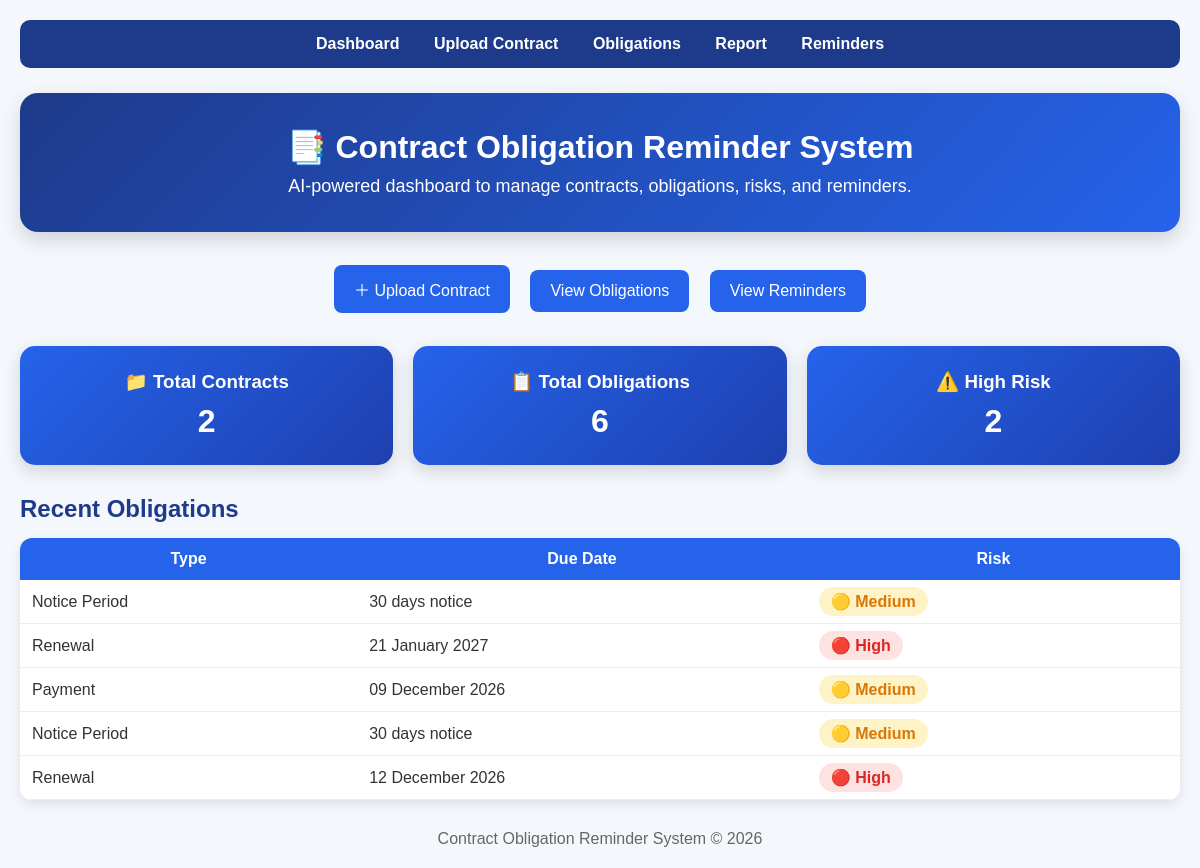
/dashboard, run on the app's committed database.
### tables this page shows
CREATE TABLE obligations(
        id INTEGER PRIMARY KEY AUTOINCREMENT,
        contract_id INTEGER,
        obligation_type TEXT,
        due_date TEXT,
        responsible_person TEXT,
        clause_text TEXT,
        risk_level TEXT,
        summary TEXT
    );

### app.py (the view)
@app.route('/dashboard')
def dashboard():
    conn = sqlite3.connect('database/contracts.db')
    cursor = conn.cursor()
    cursor.execute("SELECT COUNT(*) FROM contracts")
    total_contracts = cursor.fetchone()[0]
    cursor.execute("SELECT COUNT(*) FROM obligations")
    total_obligations = cursor.fetchone()[0]
    cursor.execute("SELECT COUNT(*) FROM obligations WHERE risk_level='High'")
    high_risk = cursor.fetchone()[0]
    cursor.execute("""
        SELECT obligation_type, due_date, risk_level
        FROM obligations
        ORDER BY id DESC
        LIMIT 5
    """)
    recent_obligations = cursor.fetchall()
    conn.close()
    return render_template(
        'dashboard.html',
        total_contracts=total_contracts,
        total_obligations=total_obligations,
        high_risk=high_risk,
        recent_obligations=recent_obligations
    )

### templates/dashboard.html (shortened to what this page needs)
<!DOCTYPE html>
<html>
<head>
    <link rel="stylesheet" href="{{ url_for('static', filename='css/style.css') }}">
</head>
<body>
<div class="container">
    <nav>
        <a href="/dashboard">Dashboard</a>
        <a href="/upload">Upload Contract</a>
        <a href="/obligations">Obligations</a>
        <a href="/report">Report</a>
        <a href="/reminders">Reminders</a>
    </nav>
    <div class="dashboard-hero">
        <h1>📑 Contract Obligation Reminder System</h1>
        <p>AI-powered dashboard to manage contracts, obligations, risks, and reminders.</p>
    </div>
    <div class="quick-actions">
        <a href="/upload" class="btn">＋ Upload Contract</a>
        <a href="/obligations" class="btn">View Obligations</a>
        <a href="/reminders" class="btn">View Reminders</a>
    </div>
    <div class="cards">
        <div class="card">
            <h3>📁 Total Contracts</h3>
            <p>{{ total_contracts }}</p>
        </div>
        <div class="card">
            <h3>📋 Total Obligations</h3>
            <p>{{ total_obligations }}</p>
        </div>
        <div class="card">
            <h3>⚠️ High Risk</h3>
            <p>{{ high_risk }}</p>
        </div>
    </div>
    <h2>Recent Obligations</h2>
    <table>
        <tr>
            <th>Type</th>
            <th>Due Date</th>
            <th>Risk</th>
        </tr>
        {% for item in recent_obligations %}
        <tr>
            <td>{{ item[0] }}</td>
            <td>{{ item[1] }}</td>
            {% if item[2] == "High" %}
            <td><span class="risk-high">🔴 High</span></td>
            {% elif item[2] == "Medium" %}
            <td><span class="risk-medium">🟡 Medium</span></td>
            {% else %}
            <td><span class="risk-low">🟢 Low</span></td>
            {% endif %}
        </tr>
        {% endfor %}
    </table>
    <footer>
        Contract Obligation Reminder System © 2026
    </footer>
</div>
</body>
</html>

### static/css/style.css (style rules this page uses)
* { margin:0; padding:0; box-sizing:border-box; font-family:'Poppins',sans-serif; }
body { background:#f4f7fc; color:#333; padding:20px; }
.container { max-width:1200px; margin:auto; }
h1 { text-align:center; margin-bottom:20px; color:#1e3a8a; }
h2 { color:#1e3a8a; margin-bottom:15px; }
nav { background:#1e3a8a; padding:15px; border-radius:10px; margin-bottom:25px; text-align:center; }
nav a { color:white; text-decoration:none; margin:0 15px; font-weight:500; }
button, .btn { background:#2563eb; color:white; border:none; padding:12px 20px; border-radius:8px; cursor:pointer; text-decoration:none; display:inline-block; }
.cards { display:flex; gap:20px; flex-wrap:wrap; margin-bottom:30px; }
.card { background:linear-gradient(135deg,#2563eb,#1e40af); color:white; flex:1; min-width:220px; padding:25px; border-radius:15px; box-shadow:0 6px 18px rgba(0,0,0,0.15); text-align:center; }
.card h3 { color:white; margin-bottom:10px; }
.card p { font-size:32px; font-weight:bold; }
table { width:100%; border-collapse:collapse; background:white; border-radius:12px; overflow:hidden; box-shadow:0 4px 12px rgba(0,0,0,0.1); }
th { background:#2563eb; color:white; padding:12px; }
td { padding:12px; border-bottom:1px solid #eee; }
a { color:#2563eb; text-decoration:none; }
footer { text-align:center; margin-top:30px; color:#666; }
.risk-high { background:#fee2e2; color:#dc2626; padding:6px 12px; border-radius:20px; font-weight:bold; }
.risk-medium { background:#fef3c7; color:#d97706; padding:6px 12px; border-radius:20px; font-weight:bold; }
.dashboard-hero { background:linear-gradient(135deg,#1e3a8a,#2563eb); color:white; padding:35px; border-radius:18px; text-align:center; margin-bottom:25px; box-shadow:0 8px 20px rgba(0,0,0,0.15); }
.dashboard-hero h1 { color:white; margin-bottom:10px; }
.dashboard-hero p { font-size:18px; }
.quick-actions { text-align:center; margin-bottom:25px; }
.quick-actions .btn { margin:8px; }
nav a { color:white; text-decoration:none; margin:0 15px; font-weight:600; transition:0.3s; }

### data on the page
obligations: obligation_type "Notice Period", due_date "30 days notice", risk_level "🟡 Medium"
obligations: obligation_type "Renewal", due_date "21 January 2027", risk_level "🔴 High"
obligations: obligation_type "Payment", due_date "09 December 2026", risk_level "🟡 Medium"
obligations: obligation_type "Notice Period", due_date "30 days notice", risk_level "🟡 Medium"
obligations: obligation_type "Renewal", due_date "12 December 2026", risk_level "🔴 High"

### other printed values
{{ total_contracts }} "2"
{{ total_obligations }} "6"
{{ high_risk }} "2"
